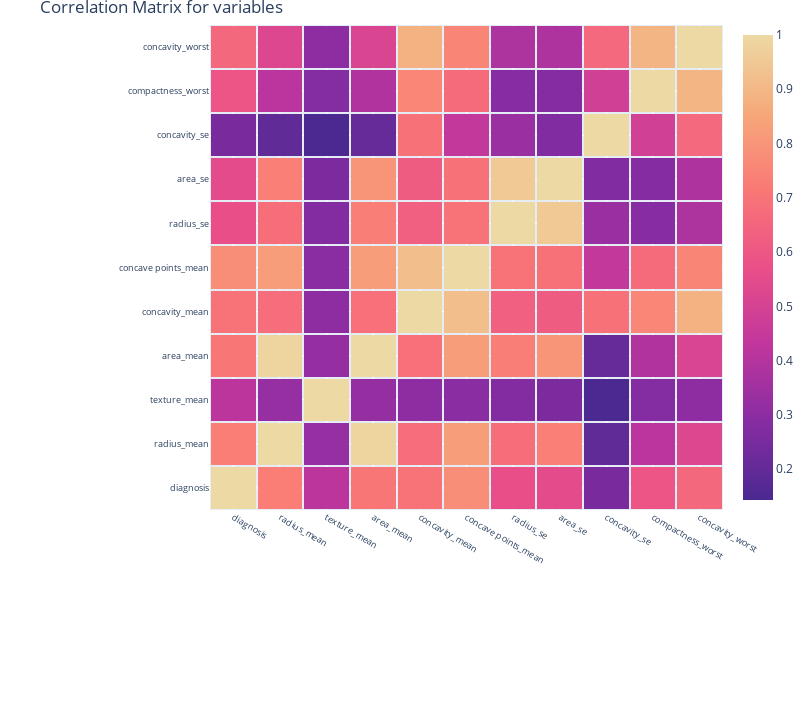

The notebook cell this image was saved under:
### Code cell
#corr(), veri çerçevesindeki tüm sütunların ikili korelasyonunu bulmak için kullanılır.
correlation = data.corr()
matrix_cols = correlation.columns.tolist()
#diziye çevirilmiştir
corr_array  = np.array(correlation)
trace = go.Heatmap(z = corr_array,
                   x = matrix_cols,
                   y = matrix_cols,
                   xgap = 2,
                   ygap = 2,
                   colorscale='Agsunset',
                   colorbar   = dict() ,
                  )
layout = go.Layout(dict(title = 'Correlation Matrix for variables',
                        autosize = False,
                        height  = 720,
                        width   = 800,
                        margin  = dict(r = 0 ,l = 210,
                                       t = 25,b = 210,
                                     ),
                        yaxis   = dict(tickfont = dict(size = 9)),
                        xaxis   = dict(tickfont = dict(size = 9)),
                       )
                  )
fig = go.Figure(data = [trace],layout = layout)
py.iplot(fig)

### Figure 1 — Plotly figure (JSON) as saved in the notebook; plotly's stock layout.template omitted (floating-point values rounded to 4 significant figures)
{"data": [{"colorscale": [[0, "rgb(75, 41, 145)"], [0.1667, "rgb(135, 44, 162)"], [0.3333, "rgb(192, 54, 157)"], [0.5, "rgb(234, 79, 136)"], [0.6667, "rgb(250, 120, 118)"], [0.8333, "rgb(246, 169, 122)"], [1, "rgb(237, 217, 163)"]], "type": "heatmap", "x": ["diagnosis", "radius_mean", "texture_mean", "area_mean", "concavity_mean", "concave points_mean", "radius_se", "area_se", "concavity_se", "compactness_worst", "concavity_worst"], "xgap": 2, "y": ["diagnosis", "radius_mean", "texture_mean", "area_mean", "concavity_mean", "concave points_mean", "radius_se", "area_se", "concavity_se", "compactness_worst", "concavity_worst"], "ygap": 2, "z": [[1, 0.73, 0.4152, 0.709, 0.6964, 0.7766, 0.5671, 0.5482, 0.2537, 0.591, 0.6596], [0.73, 1, 0.3238, 0.9874, 0.6768, 0.8225, 0.6791, 0.7359, 0.1942, 0.4135, 0.5269], [0.4152, 0.3238, 1, 0.3211, 0.3024, 0.2935, 0.2759, 0.2598, 0.1433, 0.2778, 0.301], [0.709, 0.9874, 0.3211, 1, 0.686, 0.8233, 0.7326, 0.8001, 0.2077, 0.3904, 0.5126], [0.6964, 0.6768, 0.3024, 0.686, 1, 0.9214, 0.6319, 0.6174, 0.6913, 0.755, 0.8841], [0.7766, 0.8225, 0.2935, 0.8233, 0.9214, 1, 0.698, 0.6903, 0.4392, 0.6675, 0.7524], [0.5671, 0.6791, 0.2759, 0.7326, 0.6319, 0.698, 1, 0.9518, 0.3324, 0.2871, 0.3806], [0.5482, 0.7359, 0.2598, 0.8001, 0.6174, 0.6903, 0.9518, 1, 0.2709, 0.2833, 0.3851], [0.2537, 0.1942, 0.1433, 0.2077, 0.6913, 0.4392, 0.3324, 0.2709, 1, 0.4849, 0.6626], [0.591, 0.4135, 0.2778, 0.3904, 0.755, 0.6675, 0.2871, 0.2833, 0.4849, 1, 0.8923], [0.6596, 0.5269, 0.301, 0.5126, 0.8841, 0.7524, 0.3806, 0.3851, 0.6626, 0.8923, 1]]}], "layout": {"autosize": false, "height": 720, "margin": {"b": 210, "l": 210, "r": 0, "t": 25}, "title": {"text": "Correlation Matrix for variables"}, "width": 800, "xaxis": {"tickfont": {"size": 9}}, "yaxis": {"tickfont": {"size": 9}}}}
